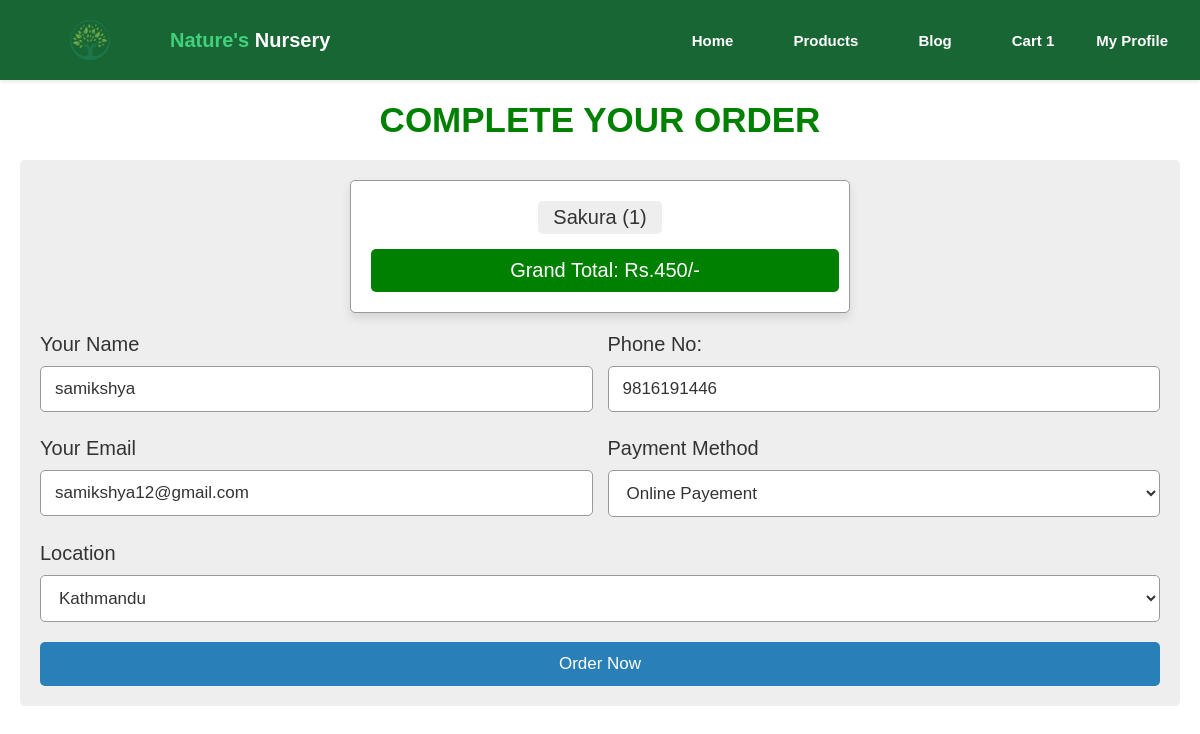
/userside/checkout.php (signed in), run on the app's committed database.
### tables this page shows
CREATE TABLE `cart` (
  `userId` int(11) NOT NULL,
  `id` int(11) NOT NULL,
  `quantity` int(11) NOT NULL,
  `productId` int(11) NOT NULL
);

CREATE TABLE `products` (
  `id` int(11) NOT NULL,
  `name` varchar(100) NOT NULL,
  `price` int(11) NOT NULL,
  `image` varchar(255) NOT NULL,
  `stock` int(11) NOT NULL,
  `desc` varchar(100) NOT NULL,
  `created_at` datetime DEFAULT current_timestamp()
);

CREATE TABLE `customeruser` (
  `id` int(11) NOT NULL,
  `username` varchar(20) NOT NULL,
  `phone` varchar(20) NOT NULL,
  `Email` varchar(30) NOT NULL,
  `Password` varchar(20) NOT NULL,
  `role` int(11) NOT NULL,
  `address` varchar(50) NOT NULL
);

### userside/checkout.php (the view, shortened to what this page needs)
<?php
    include '../include/db.php';
    $userId=$_SESSION['id'];
    $user_query="SELECT username, phone, Email, address FROM customeruser WHERE id = $userId" ;
    $user_result=mysqli_query($conn, $user_query);
    if ($user_result && mysqli_num_rows($user_result)> 0) {
    $user = mysqli_fetch_assoc($user_result);
    $uName = $user['username'];
    $uPhone = $user['phone'];
    $uMail = $user['Email'];
    } else {
    die("User not found.");
    }
    ?>
<!DOCTYPE html>
<html lang="en">
<head>
    <link rel="stylesheet" href="../css/checkout.css">
</head>
<body>
    <nav>
        <div class="logo">
            <img src="../img/logo.png" alt="Nature's Nursery">
            <div class="logo-text">
                <span class="green">Nature's</span> <span class="white">Nursery</span>
            </div>
        </div>
        <ul class="menu">
            <li><a href="home.php">Home</a></li>
            <li><a href="./product.php">Products</a></li>
            <li><a href="./blog.php">Blog</a></li>
            <li><a href="cart.php" class="cart">Cart <span>
                        <?php
                        $cart_count_query = mysqli_query($conn, "SELECT COUNT(*) AS count FROM cart WHERE userid = $userId");
                        $cart_count = mysqli_fetch_assoc($cart_count_query);
                        echo $cart_count['count'];
                        ?>
                    </span></a></li>
            <?php if (isset($_SESSION['id'])): ?>
                <div class="dropdown">
                    <a href="#" class="dropbtn">My Profile</a>
                </div>
            <?php else: ?>
                <li><a href="./login.php">Login</a></li>
            <?php endif; ?>
        </ul>
    </nav>
    <div class="container">
        <section class="checkout-form">
            <h1 class="heading">Complete Your Order</h1>
            <form action="" method="post">
                <div class="display-order">
                    <?php
                    $select_cart = mysqli_query($conn, "SELECT * FROM cart WHERE userid = $userId");
                    $grand_total = 0;
                    if (mysqli_num_rows($select_cart) > 0) {
                        while ($fetch_cart = mysqli_fetch_assoc($select_cart)) {
                            $product_id = $fetch_cart['productId'];
                            $get_product_data = mysqli_query($conn, "SELECT * FROM products WHERE id=$product_id");
                            $fetch_product_data = mysqli_fetch_assoc($get_product_data);
                            $item_total = $fetch_product_data['price'] * $fetch_cart['quantity'];
                            $grand_total += $item_total;
                            echo "<span>{$fetch_product_data['name']} ({$fetch_cart['quantity']})</span>";
                        }
                    } else {
                        echo "<span>Your cart is empty!</span>";
                    }
                    ?>
                    <span class="grand-total">Grand Total: Rs.<?= $grand_total; ?>/-</span>
                </div>
                <div class="flex">
                    <div class="inputBox">
                        <span>Your Name</span>
                        <input type="text" name="name" value="<?= $uName; ?>" readonly required>
                    </div>
                    <div class="inputBox">
                        <span>Phone No:</span>
                        <input type="text" name="number" value="<?= $uPhone; ?>" required>
                    </div>
                    <div class="inputBox">
                        <span>Your Email</span>
                        <input type="email" name="email" value="<?= $uMail; ?>" readonly required>
                    </div>
                    <div class="inputBox">
                        <span>Payment Method</span>
                        <select name="method" required>
                            <option value=" online payment" selected>Online Payement</option>
                        </select>
                    </div>
                    <div class="inputBox">
                        <span>Location</span>
                        <select name="location" required>
                            <option value="Kathmandu">Kathmandu</option>
                        </select>
                    </div>
                </div>
                <input type="submit" value="Order Now" name="order_btn" class="btn">
            </form>
        </section>
    </div>
</body>
</html>

### css/checkout.css (style rules this page uses)
nav { display: flex; justify-content: space-between; align-items: center; padding: 20px; background-color: #00561e; opacity: 90%; background-size: 1200px; box-shadow: 0px 2px 4px rgba(0, 0, 0, 0.1); }
.logo { display: flex; align-items: center; margin-left: 50px; }
.logo img { height: 40px; margin-right: 60px; }
.logo-text { font-size: 20px; font-weight: bold; text-transform: uppercase; }
.green { color: #2ecc71; }
.white { color: #ffffff; }
.menu { display: flex; list-style: none; margin: 0; padding: 0; }
.menu li { margin-left: 30px; }
.menu li:first-child { margin-left: 0; }
.menu a { color: #ffffff; text-decoration: none; font-weight: bold; font-family: 'Poppins', sans-serif; font-size: 15px; margin-right: 30px; }
.dropdown { float: left; overflow: hidden; }
.dropdown .dropbtn { font-size: 13x; border: none; outline: none; color: white; padding: 8px 12px; background-color: inherit; font-family: inherit; margin: 0; }
:root { --blue:#2980b9; --red:tomato; --orange:orange; --black:#333; --white:#fff; --bg-color:#eee; --dark-bg:rgba(0,0,0,.7); --box-shadow:0 .5rem 1rem rgba(0,0,0,.1); --border:.1rem solid #999; }
* { font-family: 'Poppins', sans-serif; margin:0; padding:0; box-sizing: border-box; outline: none; border:none; text-decoration: none; text-transform: capitalize; }
html { font-size: 62.5%; overflow-x: hidden; }
.container { max-width: 1200px; margin:0 auto; }
section { padding:2rem; }
.heading { text-align: center; font-size: 3.5rem; text-transform: uppercase; color:green; margin-bottom: 2rem; }
.btn, .option-btn, .delete-btn { display: block; width: 100%; text-align: center; background-color: var(--blue); color:var(--white); font-size: 1.7rem; padding:1.2rem 3rem; border-radius: .5rem; cursor: pointer; margin-top: 1rem; }
.checkout-form form { padding:2rem; border-radius: .5rem; background-color: var(--bg-color); }
.checkout-form form .flex { display: flex; flex-wrap: wrap; gap:1.5rem; }
.checkout-form form .flex .inputBox { flex:1 1 40rem; }
.checkout-form form .flex .inputBox span { font-size: 2rem; color:var(--black); }
.checkout-form form .flex .inputBox input, .checkout-form form .flex .inputBox select { width: 100%; background-color: var(--white); font-size: 1.7rem; color:var(--black); border-radius: .5rem; margin:1rem 0; padding:1.2rem 1.4rem; text-transform: none; border:var(--border); }
.display-order { max-width: 50rem; background-color: var(--white); border-radius: .5rem; text-align: center; padding:1.5rem; margin:0 auto; margin-bottom: 2rem; box-shadow: var(--box-shadow); border:var(--border); }
.display-order span { display: inline-block; border-radius: .5rem; background-color: var(--bg-color); padding:.5rem 1.5rem; font-size: 2rem; color:var(--black); margin:.5rem; }
.display-order span.grand-total { width: 100%; background-color:green; color:var(--white); padding:1rem; margin-top: 1rem; }

### data on the page
cart: productId.name "Sakura", quantity "1"
customeruser: name "samikshya", number "9816191446", email "samikshya12@gmail.com"

### other printed values
$cart_count['count'] "1"
$grand_total "450"
